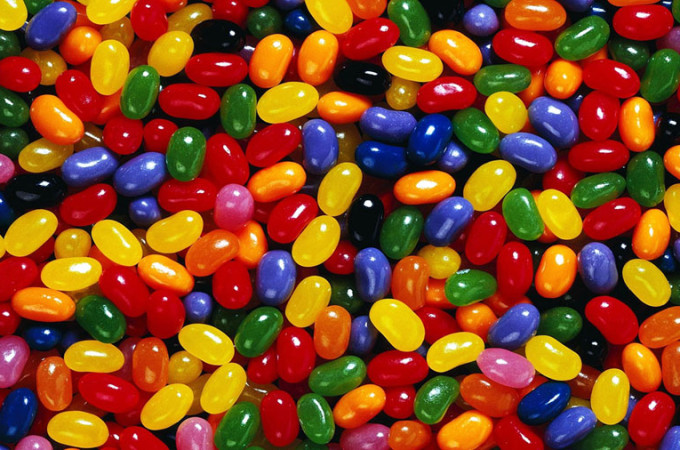
#> input picture 5.1/jelly_beans.jpg, 680 x 450 px, found by its file name
$ python jelly_beans_modifier.py
#> lines starting #> are read from the running program, lines starting #| are printed output that depends on the picture
# Jelly bean image modifier
# Jacob Joe
# November 19, 2025

# This program will go over all pixels in the image, give a percentage for the amount each colour, and replace certain jelly bean colours with white ones

import time

t0 = time.time()

from PIL import Image

t1 = time.time()
# Define a function to return the colour of the pixel
def colour(r,g,b):
    if r > 150 and g > 150 and b < 10:
        return "yellow"
    elif r > 180 and g < 20 and b < 20:
        return "red"
    elif r > 30 and g > 50 and b < 50:
        return "green"
    elif r > 30 and g > 40 and b < 130:
        return "blue"
    elif r > 90 and g > 40 and b < 180:
        return "purple"

# Opens image file
file = Image.open("5.1/jelly_beans.jpg")
#> file is the input picture: PIL image 680x450 RGB; mean R, G, B 133.4, 70.9, 31.9
jb_image = file.load()

image_output = Image.open("5.1/jelly_beans.jpg")

# Test to see values at 0,0 and what colour() returns
print(jb_image[0,0])
#| (223, 190, 1)
print(colour(jb_image[0,0][0], jb_image[0,0][1], jb_image[0,0][2]))
#| yellow

# Goes through all pixels
width = file.width
#> width = 680
height = file.height
#> height = 450

# Creates a list to store pixels
yellow_pixels = []
red_pixels = []
green_pixels = []
blue_pixels = []
purple_pixels = []

# Initialize counter for each colours pixels
yellow_pixels_count = 0
red_pixels_count = 0
green_pixels_count = 0
blue_pixels_count = 0
purple_pixels_count = 0

t2 = time.time()

for x in range(width):
    for y in range(height):
        pixel_r = jb_image[x,y][0]
        pixel_g = jb_image[x,y][1]
        pixel_b = jb_image[x,y][2]

        # Adds colours pixels that colours pixel counter
        if pixel_r > 150 and pixel_g > 150 and pixel_b < 100:
            yellow_pixels_count += 1
        elif pixel_r > 180 and pixel_g < 20 and pixel_b < 20:
            red_pixels_count += 1
        elif pixel_r > 30 and pixel_g > 50 and pixel_b < 50:
            green_pixels_count += 1
        elif pixel_r > 30 and pixel_g > 40 and pixel_b < 130:
            blue_pixels_count += 1
        elif pixel_r > 90 and pixel_g > 40 and pixel_b < 180:
            purple_pixels_count += 1

        # Adds colours pixels to list and converts pixel to white
        if colour(pixel_r, pixel_g, pixel_b) == "yellow":
            yellow_pixels.append(jb_image[x,y])
            image_output.putpixel((x, y), (255, 255, 255))
        elif colour(pixel_r, pixel_g, pixel_b) == "red":
            image_output.putpixel((x, y), (255, 255, 255))
        elif colour(pixel_r, pixel_g, pixel_b) == "green":
            image_output.putpixel((x, y), (255, 255, 255))
        elif colour(pixel_r, pixel_g, pixel_b) == "blue":
            image_output.putpixel((x, y), (255, 255, 255))
        elif colour(pixel_r, pixel_g, pixel_b) == "purple":
            image_output.putpixel((x, y), (255, 255, 255))
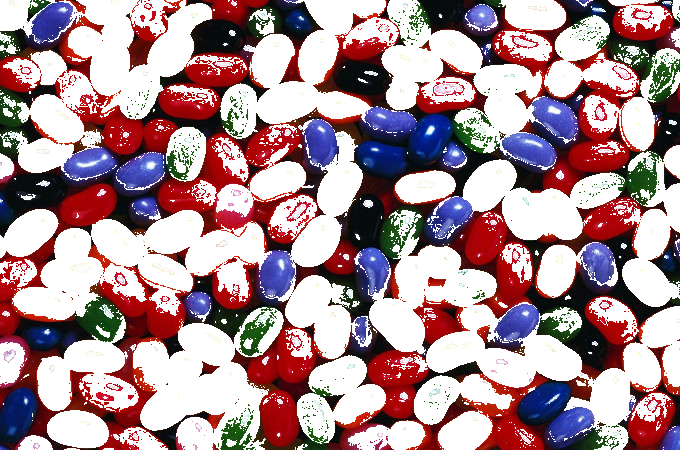
#> image_output: PIL image 680x450 RGB; mean R, G, B 170.9, 141.8, 147.7
#> after the loop, blue_pixels_count = 15860; green_pixels_count = 61320; purple_pixels_count = 4925; red_pixels_count = 18750; yellow_pixels = 35857 items; yellow_pixels_count = 50843
t3 = time.time()

# Get length of the colours pixel list(same as number of pixels)
# Test how many of that colours pixels counted
print("There are {:.3f} yellow pixels, {:.3f} red pixels, {:.3f} green pixels, {:.3f} blue pixels, {:.3f} purple pixels".format(yellow_pixels_count,red_pixels_count,green_pixels_count,blue_pixels_count,purple_pixels_count))
#| There are 50843.000 yellow pixels, 18750.000 red pixels, 61320.000 green pixels, 15860.000 blue pixels, 4925.000 purple pixels
print(width*height)
#| 306000

# Jellybean report
percent_yellow = 100*yellow_pixels_count/(width*height)
#> percent_yellow = 16.62
percent_red = 100*red_pixels_count/(width*height)
#> percent_red = 6.13
percent_green = 100*green_pixels_count/(width*height)
#> percent_green = 20.04
percent_blue = 100*blue_pixels_count/(width*height)
#> percent_blue = 5.18
percent_purple = 100*purple_pixels_count/(width*height)
#> percent_purple = 1.61
report = "There are {:.2f} percent yellow pixels, {:.2f} percent red pixels, {:.2f} percent green pixels, {:.2f} percent blue pixels, {:.2f} percent purple pixels".format(percent_yellow, percent_red, percent_green, percent_blue, percent_purple)
print(report)
#| There are 16.62 percent yellow pixels, 6.13 percent red pixels, 20.04 percent green pixels, 5.18 percent blue pixels, 1.61 percent purple pixels

# Calculate times
module_load = t1-t0
image_open_load = t2-t1
loop = t3-t2
entire = t3-t0

# Output times
timings = "It took {:.2f}s to import PIL, {:.2f}s to load the image, and {:.2f}s to do the loop. All in all, it took {:.2f}s.".format(module_load, image_open_load, loop, entire)
print(timings)

image_output.save("5.1/jellybean_output.png", "png")
